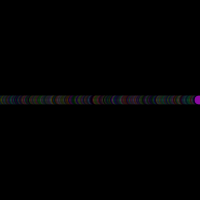
Frame 1 (no input)
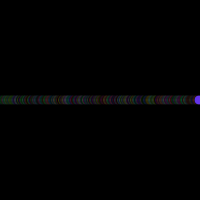
Frame 60 (no input)
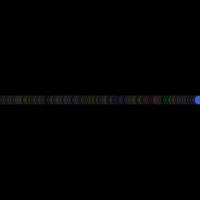
Frame 120 (the mouse pressed at the canvas centre since frame 60)

The p5.js sketch that drew these frames (run headless with seeded random() and noise() and a simulated clock; from frame 60 on, the mouse is pressed at the canvas centre):

// p5.js sketch
// ── sketch.js
var i = 0;

function setup() {
    createCanvas(200, 200);
    frameRate(60);
    background(0);

}

function draw() {


    //    i = i + 1;
    //
    //    if(i > width){
    //       i = 0;
    //    }


//    while (i < width) {
//       i++;
//        console.log(i);
//        fill(random(255), random(255), random(255));
//        ellipse(random(width), random(height), 10, 10);
//    }

        for (var i = 0; i < width; i++) {
            console.log(i);
            fill(random(255),random(255),random(255));
            ellipse(i, height / 2, 10, 10);
    
        }

//        for (var i = 0; i < width; i++) {
//            console.log(i);
//            fill(random(255),random(255),random(255));
//            ellipse(random(width), random(height), 10, 10);
//    
//        }
}
